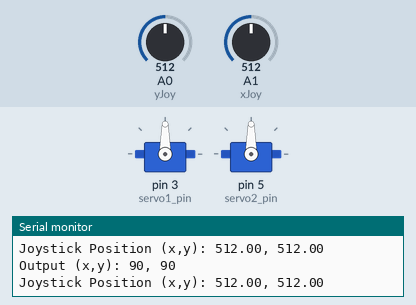
This sketch was run on a simulated Arduino Uno, built with avr-gcc and run on an emulated ATmega328P. Shown: 2 × servo, the last lines printed to the serial monitor. Inputs (shaded band) come from the test bench; at power-on: A0 (yJoy) = 512, A1 (xJoy) = 512.

Above: at 1.2 s.
1.3 s: A0 (yJoy) set to 544
2.8 s: A0 (yJoy) set to 563
At 4.0 s:
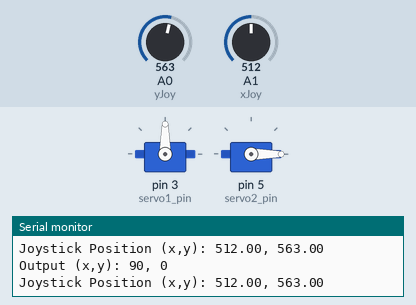
4.3 s: A1 (xJoy) set to 587
7.3 s: A1 (xJoy) set to 616
At 8.0 s:
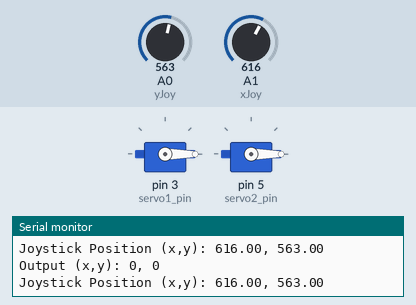
8.8 s: A0 (yJoy) set to 540
At 10.0 s:
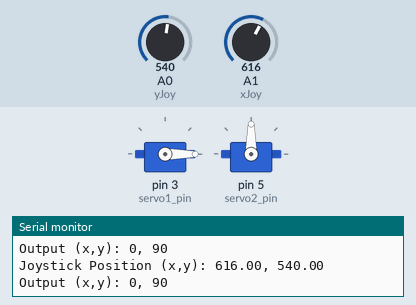
10.4 s: A1 (xJoy) set to 390
At 11.8 s:
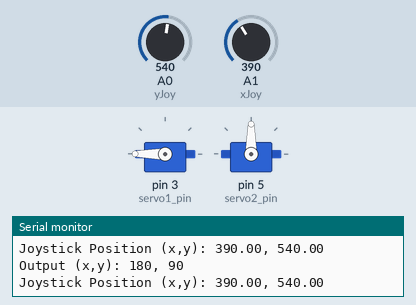
Timing chart, 0 to 13.0 s (numbered marks = the images above; inputs shaded):
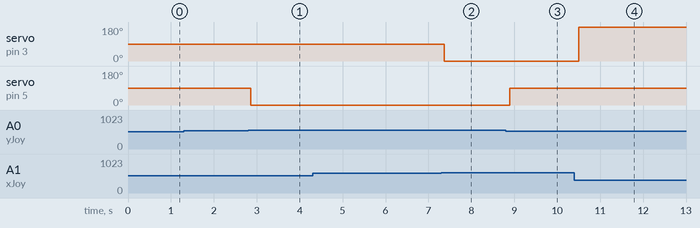

Measured:
- the behaviour switches between 550 and 551 on A0 (yJoy) (found by bisection; images 0 and 1)
- the behaviour switches between 600 and 601 on A1 (xJoy) (found by bisection; images 1 and 2)
- after the input at 2.8 s, servo on pin 5 (servo2_pin): 90° → 0° after 0.06 s
- after the input at 7.3 s, servo on pin 3 (servo1_pin): 90° → 0° after 0.07 s
- after the input at 8.8 s, servo on pin 5 (servo2_pin): 0° → 90° after 0.09 s
- after the input at 10.4 s, servo on pin 3 (servo1_pin): 0° → 180° after 0.11 s

The sketch:

joystick_test_1motor.ino
```cpp
#include <Servo.h>
Servo servo1;
Servo servo2;
const int xJoy = A1;
const int yJoy = A0;
double x_pos;
double y_pos;
const int servo1_pin = 3;
const int servo2_pin = 5;
//double initial_positionx = 90;
//double initial_positiony = 90;
int x = 90;
int y = 90;

void setup ( ) {
Serial.begin (9600) ;
servo1.attach (servo1_pin);
servo2.attach (servo2_pin);
//servo1.write (initial_positionx);
//servo2.write (initial_positiony);
pinMode (xJoy, INPUT) ;
pinMode (yJoy, INPUT) ;
}

void loop ( ) {
  x_pos = analogRead (xJoy) ;    // X position of Joystick, 0 to 1023, with 508 being at rest. Controlling Tiankongrc Digital Servo (360 degree)
  y_pos = analogRead (yJoy) ;    // Y position of Joystick, 0 to 1023, with 508 being at rest. Controlling MicroServo 9g (180 degree)

  Serial.print("Joystick Position (x,y): ");
  Serial.print(x_pos);
  Serial.print(", ");
  Serial.println(y_pos);

  if (x_pos < 400)
  {
    x = 180;
    servo1.write(x);
  }
  else if (x_pos > 600)
  {
    x = 0;
    servo1.write(x);
  }
  else
  {
    x = 90;
    servo1.write(x);
  }


  if (y_pos > 550)
  {
    y = 0;
  }
  else if (y_pos < 500)
  {
    y = 180;
  }
  else
  {
    y = 90;
  }
  servo2.write(y);

  Serial.print("Output (x,y): ");
  Serial.print(x);
  Serial.print(", ");
  Serial.println(y);
}
```
